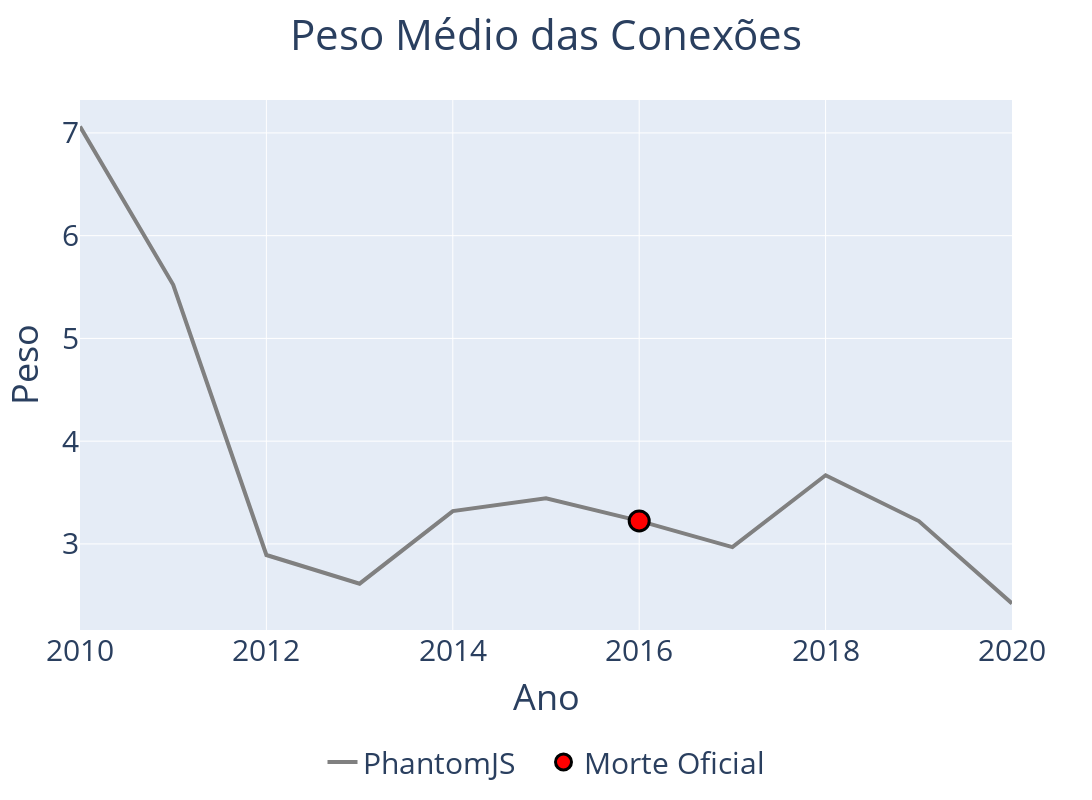

Here is the notebook cell this chart was saved with:
### Code cell
#extrai os dados e define o padrão do layout
trace = go.Scatter(x = ano, 
                   y = tamanhomedio, 
                   mode = 'lines', 
                   name = 'PhantomJS   ', 
                   line = dict(color = "gray", width = 4)
                   );

phantom_death = go.Scatter(
    x = ['2016'],
    y = [tamanhomedio[6]],
    mode = 'markers',
    name = 'Morte Oficial',
    marker = {
        'size': 20,
        'line_color': 'black',
        'line_width': 3,
        'color': 'red',
    }
)

GraficoLinear(trace, [phantom_death], 'Ano', 'Peso', 'Peso Médio das Conexões', y_range=[0, None])

### Figure 1 — Plotly figure (JSON) as saved in the notebook; plotly's stock layout.template omitted (floating-point values rounded to 4 significant figures)
{"data": [{"line": {"color": "gray", "width": 4}, "mode": "lines", "name": "PhantomJS   ", "type": "scatter", "x": [2010, 2011, 2012, 2013, 2014, 2015, 2016, 2017, 2018, 2019, 2020], "y": [7.062, 5.522, 2.892, 2.613, 3.319, 3.444, 3.224, 2.968, 3.668, 3.222, 2.42]}, {"marker": {"color": "red", "line": {"color": "black", "width": 3}, "size": 20}, "mode": "markers", "name": "Morte Oficial", "type": "scatter", "x": ["2016"], "y": [3.224]}], "layout": {"font": {"size": 30}, "height": 800, "legend": {"font": {"size": 30}, "orientation": "h", "x": 0.5, "xanchor": "center", "y": -0.2, "yanchor": "top"}, "title": {"text": "Peso Médio das Conexões", "x": 0.5, "xanchor": "center"}, "width": 1700, "xaxis": {"title": {"text": "Ano"}}, "yaxis": {"range": [0, null], "title": {"text": "Peso"}}}}
